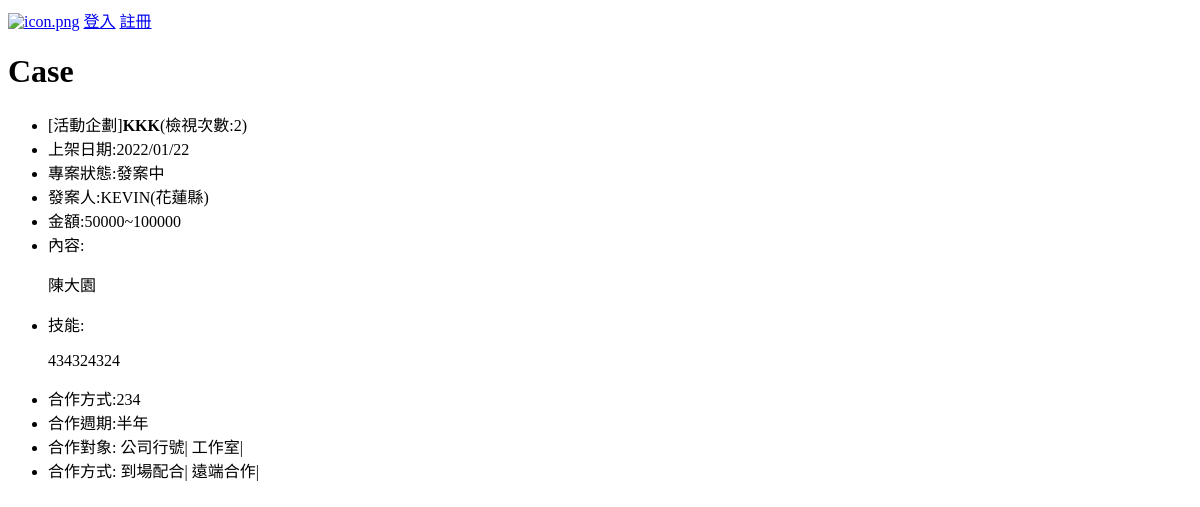
/case/27, run on the app's committed database.
### case/models.py (models this page shows, shortened)
class Case(models.Model):
    owner = models.ForeignKey(Profile, on_delete=CASCADE)
    title = models.CharField(max_length=200)
    description = models.TextField(null=True, blank=True)
    contact = models.CharField(max_length=100)
    category = models.ForeignKey(Category, null=True,
                                 on_delete=SET_NULL)
    amount = models.ForeignKey(
        Amount, null=True, on_delete=SET_NULL)
    period = models.ForeignKey(
        Period, null=True, on_delete=SET_NULL)
    skill = models.TextField(null=True, blank=True)
    respondent = models.ManyToManyField(Respondent)
    state = models.ForeignKey(
        State, null=True, on_delete=SET_NULL, default="新進案")
    mode = models.ManyToManyField(Mode, blank=True)
    createdon = models.DateTimeField(auto_now_add=True)
    updatedon = models.DateTimeField(auto_now_add=True)
    view = models.IntegerField(default=0)
    class Meta:
        ordering = ['-createdon']

class Category(models.Model):
    name = models.CharField(max_length=50, unique=True, null=False)
    createdon = models.DateField(auto_now_add=True)
    class Meta:
        ordering = ["id"]
    def __str__(self):
        return self.name

class State(models.Model):
    name = models.CharField(max_length=50, unique=True, null=False)
    createdon = models.DateField(auto_now_add=True)
    class Meta:
        ordering = ["id"]
    def __str__(self):
        return self.name

class Amount(models.Model):
    name = models.CharField(max_length=50, unique=True, null=False)
    createdon = models.DateField(auto_now_add=True)
    class Meta:
        ordering = ["id"]
    def __str__(self):
        return self.name

class Period(models.Model):
    name = models.CharField(max_length=50, unique=True, null=False)
    createdon = models.DateField(auto_now_add=True)
    class Meta:
        ordering = ["id"]
    def __str__(self):
        return self.name

class Mode(models.Model):
    name = models.CharField(max_length=50, unique=True, null=False)
    createdon = models.DateField(auto_now_add=True)
    class Meta:
        ordering = ["id"]
    def __str__(self):
        return self.name

### user/models.py (models this page shows, shortened)
class Profile(AbstractUser):
    email = models.EmailField(unique=True, null=False)
    point = models.IntegerField(default=0)
    certification = models.BooleanField(default=False)
    city = models.ForeignKey(City, on_delete=SET_NULL, null=True)
    respondent = models.ForeignKey(
        Respondent, on_delete=SET_NULL, null=True)

class City(models.Model):
    name = models.CharField(max_length=50, unique=True, null=False)
    createdon = models.DateField(auto_now_add=True)
    class Meta:
        ordering = ["id"]
    def __str__(self):
        return self.name

class Respondent(models.Model):
    name = models.CharField(max_length=50, unique=True, null=False)
    createdon = models.DateField(auto_now_add=True)
    class Meta:
        ordering = ["id"]
    def __str__(self):
        return self.name

### case/views.py (the view)
# urls.py: path('case/<str:id>', views.case, name='case'),
def case(request, id):
    case = Case.objects.get(id=id)
    case.view += 1
    setattr(case, 'view', case.view)
    case.save()
    respsone = render(request, './case/case.html', {'case': case})
    respsone.set_cookie('page', 'case')
    return respsone

### case/templates/case/case.html (shortened to what this page needs)
{% extends 'base.html' %}
{% block content %}
<h1>Case</h1>
<ul>
    <li>[{{case.category}}]<b>{{case.title}}</b>(檢視次數:{{case.view}})</li>
    <li>上架日期:{{case.createdon|date:"Y/m/d"}}</li>
    <li>專案狀態:{{case.state}}</li>
    <li>發案人:{{case.owner.username|upper}}({{case.owner.city}})</li>
    <li>金額:{{case.amount}}</li>
    <li>內容:{{case.description|linebreaks}}</li>
    <li>技能:{{case.skill|linebreaks}}</li>
    <li>合作方式:{{case.contact}}</li>
    <li>合作週期:{{case.period}}</li>
    <li>合作對象:
        {% for respondent in case.respondent.all %}
        {{respondent}}|
        {% endfor %}
    </li>
    <li>合作方式:
        {% for mode in case.mode.all %}
        {{mode}}|
        {% endfor %}
    </li>
</ul>
{% endblock %}

### data on the page
Case: category "活動企劃", title "KKK", view "2", createdon "2022/01/22", state "發案中", owner.username "KEVIN", owner.city "花蓮縣", amount "50000~100000", description "陳大園", skill "434324324", contact "234", period "半年"
Respondent: name "公司行號"
Respondent: name "工作室"
Mode: name "到場配合"
Mode: name "遠端合作"
